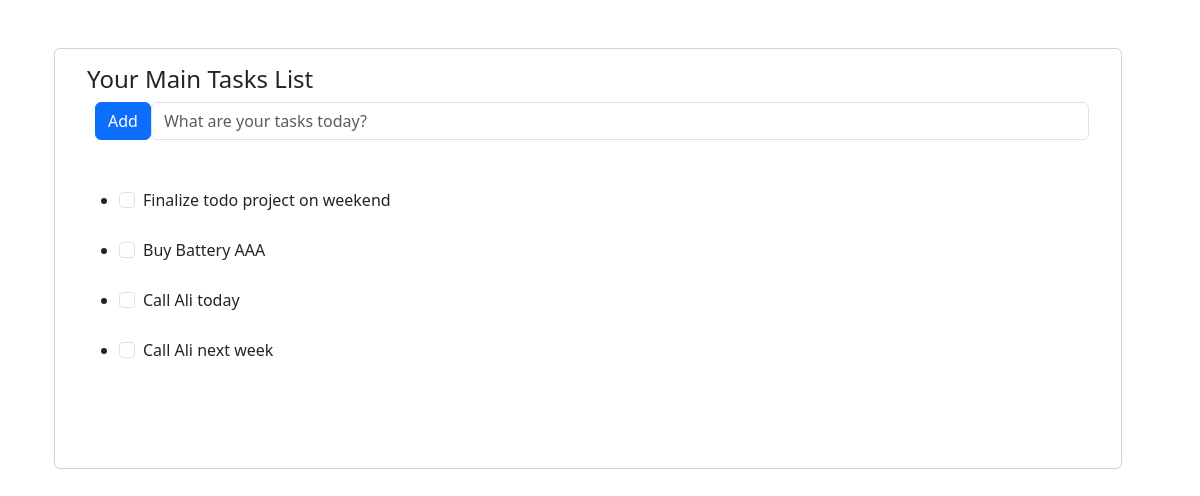
The page /todo/todo_list/ on the database as committed earlier.
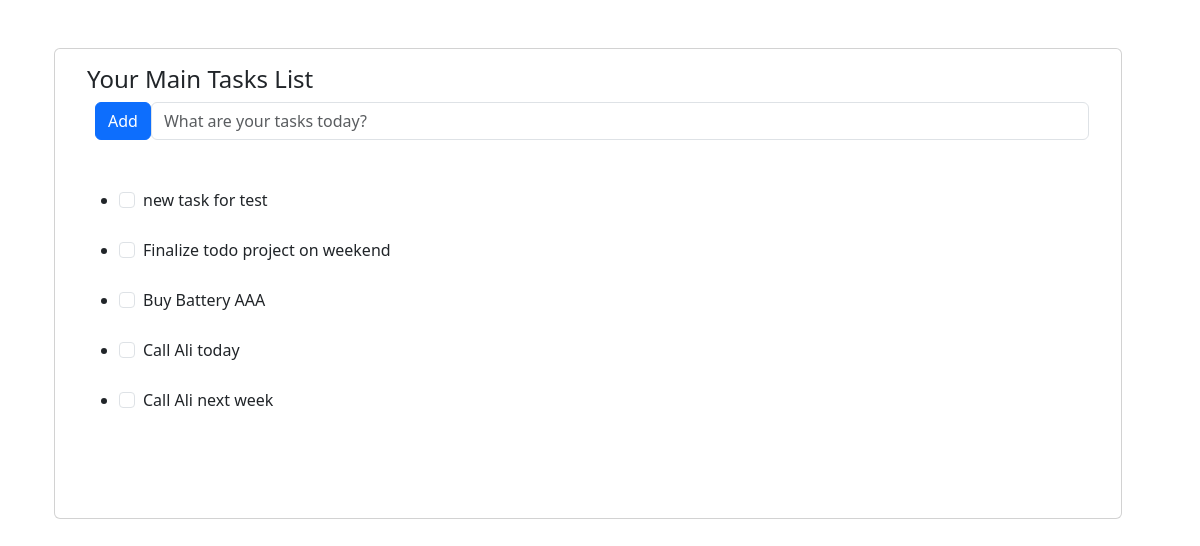
The same page on the database as committed later.
### todo/models.py (models this page shows, shortened)
class Todo(models.Model):
    title = models.CharField(max_length=150)
    checked = models.BooleanField(default=False)
    created_at = models.DateTimeField(default=timezone.now)

### todo/views.py (the view)
# urls.py: path('todo_list/', views.todo_list, name='todo_list'),
def todo_list(request):
    todo_list = Todo.objects.all()
    if request.method =='POST':
        form = TodoForm(request.POST)
        if form.is_valid():
            form.save()
            return redirect('home:todo_list')
    else:
            form = TodoForm()
    return render(request,'todo_list.html', {
        'todo_list':todo_list,
        'form': form,
        })

### todo/forms.py
class TodoForm(forms.ModelForm):
    class Meta:
        model = Todo
        fields = ("title",)

### todo/templates/todo_list.html (shortened to what this page needs)
{% extends "base.html" %} {% block body %}
<div class="container py-5">
  <div class="page-content page-container" id="page-content">
    <div class="padding">
      <div class="row container d-flex justify-content-center">
        <div class="col-lg-12">
          <div class="card px-3">
            <div class="card-body text-start">
              <h4 class="card-title">Your Main Tasks List</h4>
              <form method="POST">
                <div class="add-items d-flex">
                  <button
                    type="submit"
                    class="add btn btn-primary font-weight-bold todo-list-add-btn ms-2"
                  >
                    Add
                  </button>
                  <input
                    type="text"
                    name="title"
                    class="form-control todo-list-input"
                    placeholder="What are your tasks today?"
                  />
                </div>
              </form>
              <div class="list-wrapper py-5">
                <ul class="d-flex flex-column-reverse todo-list">
                  {% for todo in todo_list %}
                  <li class="completed">
                    <div class="form-check">
                      <label class="form-check-label">
                        <input class="form-check-input" type="checkbox" />
                        {{ todo.title }}
                      </label>
                    </div>
                  </li>
                  {% endfor %}
                </ul>
              </div>
            </div>
          </div>
        </div>
      </div>
    </div>
  </div>
</div>
{% endblock body %}

Rows that differ between the two databases and show on the page:
added Todo: title "new task for test"
